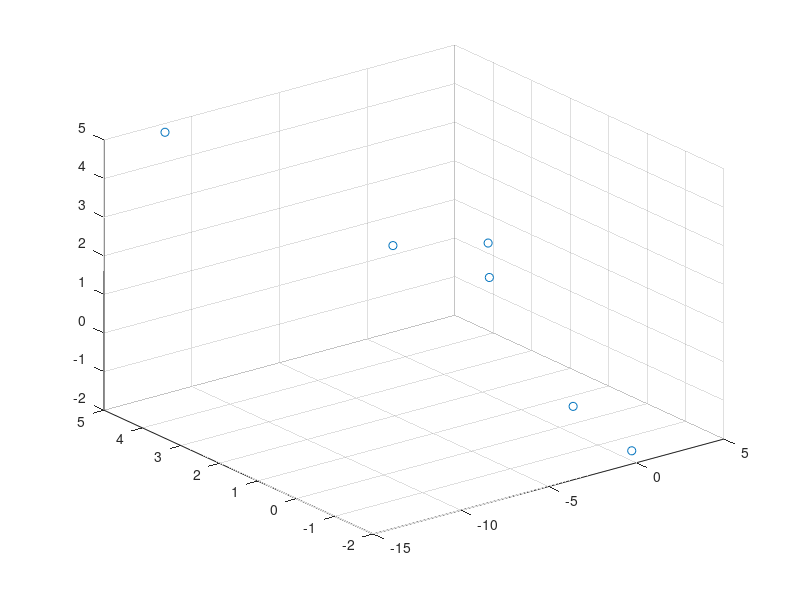
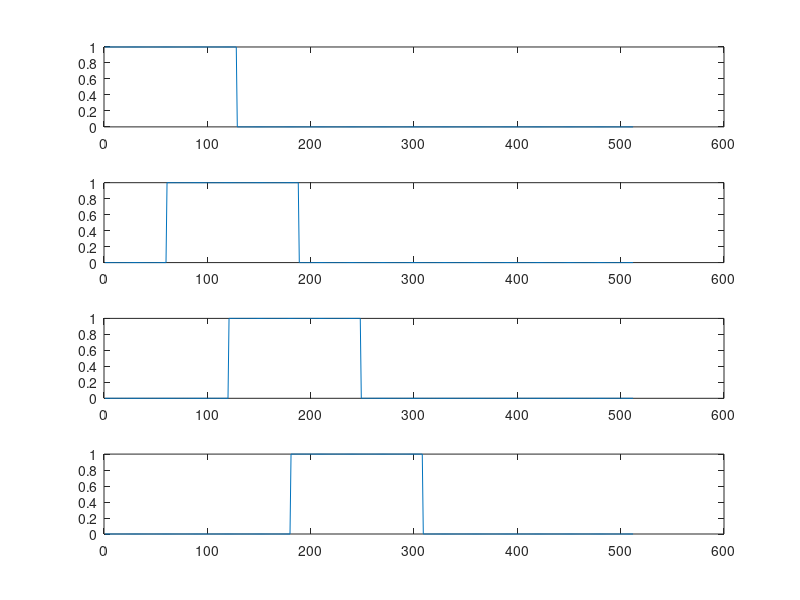
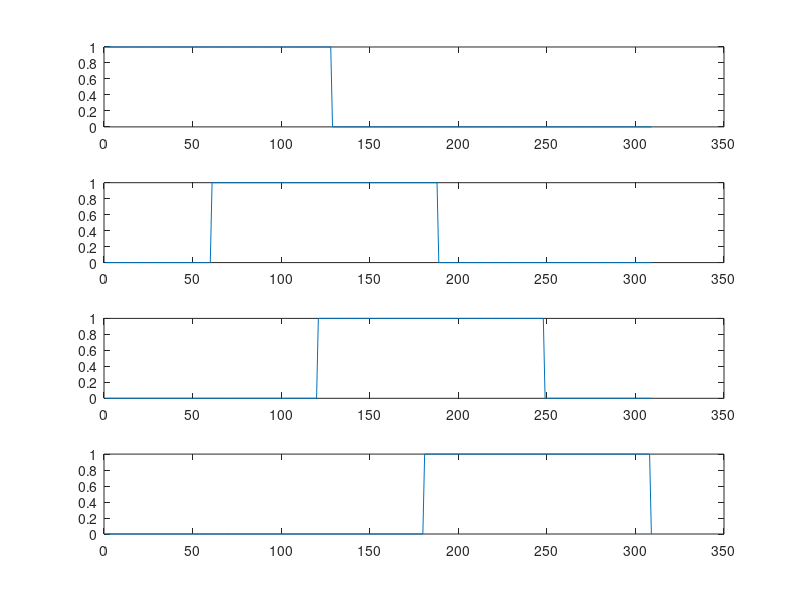
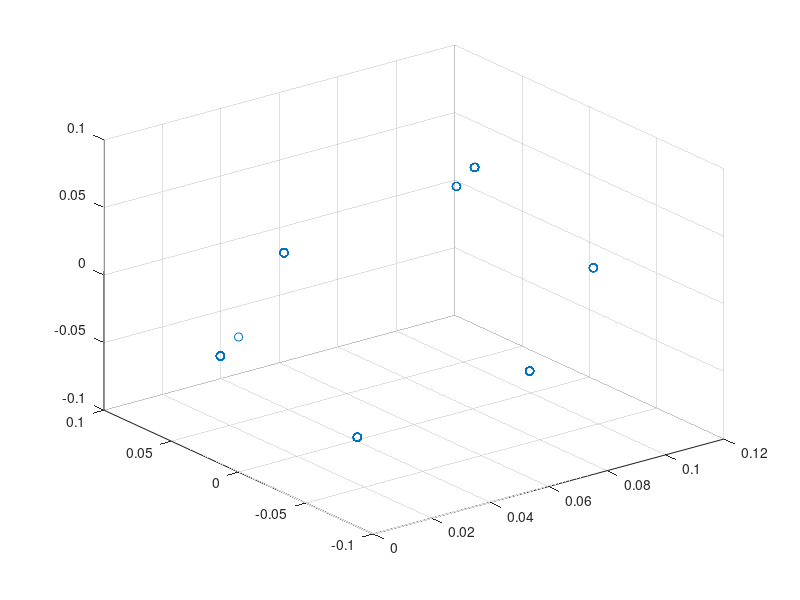

MATLAB code for these plots, in order: (Note: this script raises an error after producing the figures.)
%--------------------------------------------------------------------------
% This is the main function for running SSC. 
% Load the DxN matrix X representing N data points in the D dim. space 
% living in a union of n low-dim. subspaces.
% The projection step onto the r-dimensional space is arbitrary and can 
% be skipped. In the case of using projection there are different types of 
% projections possible: 'NormalProj', 'BernoulliProj', 'PCA'. Please refer 
% to DataProjection.m for more information.
%--------------------------------------------------------------------------
% X: DxN matrix of N points in D-dim. space living in n low-dim. subspaces
% s: groundtruth for the segmentation
% n: number of subspaces
% r: dimension of the projection e.g. r = d*n (d: max subspace dim.)
% Cst: 1 if using the constraint sum(c)=1 in Lasso, else 0
% OptM: optimization method {'L1Perfect','L1Noise','Lasso','L1ED'}, see 
% SparseCoefRecovery.m for more information
% lambda: regularization parameter for 'Lasso' typically in [0.001,0.01] 
% or the noise level for 'L1Noise'. See SparseCoefRecovery.m for more 
% information.
% K: number of largest coefficients to pick in order to build the
% similarity graph, typically K = max{subspace dimensions} 
% Missrate: vector of misclassification rates
%--------------------------------------------------------------------------
% In order to run the code CVX package must be installed in Matlab. It can 
% be downlaoded from http://cvxr.com/cvx/download
%--------------------------------------------------------------------------
% Copyright @ Ehsan Elhamifar, 2010
%--------------------------------------------------------------------------

clc, clear all, close all
D = 64; %Dimension of ambient space
n = 4; %Number of subspaces
% d1 = 2; d2 = 1; %d1 and d2: dimension of subspace 1 and 2
d1=2; d2=2;d3=2;d4=3;d5=2;d6=3;d7=2;
N1 = 20; N2 = 20; %N1 and N2: number of points in subspace 1 and 2
N3=20;N4=20;N5=20;N6=20;N7=20;
X1 = randn(D,d1) * randn(d1,N1); %Generating N1 points in a d1 dim. subspace
X2 = randn(D,d2) * randn(d2,N2); %Generating N2 points in a d2 dim. subspace
X3 = randn(D,d3) * randn(d3,N3); %Generating N2 points in a d2 dim. subspace

X4 = randn(D,d4) * randn(d4,N4); %Generating N2 points in a d2 dim. subspace
X5 = randn(D,d5) * randn(d5,N5); %Generating N2 points in a d2 dim. subspace
X6 = randn(D,d6) * randn(d6,N6); %Generating N2 points in a d2 dim. subspace
X7 = randn(D,d7) * randn(d7,N7); %Generating N2 points in a d2 dim. subspace

% X = [X1 X2 X3 X4 X5 X6 X7];
% s = [1*ones(1,N1) 2*ones(1,N2) 3*ones(1,N3)  4*ones(1,N4) 5*ones(1,N5) 6*ones(1,N6) 7*ones(1,N7)]; %Generating the ground-truth for evaluating clustering results

X = [X1 X2 X3 ];
[coeff, score, latent, tsquared, explained, mu] =pca(X');
scatter3(score(1,:),score(2,:),score(3,:))
s = [1*ones(1,N1) 2*ones(1,N2) 3*ones(1,N3)  ]; %Generating the ground-truth for evaluating clustering results
%%
clear S
Fs=512;
L=128;
S=zeros(4,Fs);
Cosine= tukeywin(L,0)';
S(1,:)=[Cosine zeros(1,3*L)] ;%figure,plot(S);
S(2,:)=[zeros(1,60) Cosine zeros(1,Fs-(L+60))];
S(3,:)=[zeros(1,60*2) Cosine zeros(1,Fs-(L+2*60)) ];
S(4,:)=[zeros(1,60*3) Cosine zeros(1,Fs-(L+3*60))];
figure,
subplot(4,1,1)
plot(1:Fs,S(1,:))
subplot(4,1,2)

plot(1:Fs,S(2,:))
subplot(4,1,3)

plot(1:Fs,S(3,:))
subplot(4,1,4)

plot(1:Fs,S(4,:))
S=S(:,1:309);
figure,
subplot(4,1,1)
plot(1:309,S(1,:))
subplot(4,1,2)

plot(1:309,S(2,:))
subplot(4,1,3)

plot(1:309,S(3,:))
subplot(4,1,4)

plot(1:309,S(4,:))
X=randn(64, size(S,1))*S;
[coeff,score,latent,tsquared] =pca(X);
figure,scatter3(coeff(:,1),coeff(:,2),coeff(:,3));
%%
Iter_Num=100; % The number of iteration
m=[64]; % The number of sensors a.k.a the ambient dimension
n=[4];% The number of sources (ith row correspond ith elemnet in m_set
k=1;
% m_Set=[3]; % The number of sensors a.k.a the ambient dimension
% n_Set=[7];% The number of sources (ith row correspond ith elemnet in m_set

% SNR_Add=[30]; % SNR values of additive noise
Sigma_Off=[0]; % Parameter controls the standard deviation of normal noise over the active lements

T= 200;%c*30; %1000; % The Number of data poins a.k.a the number of samples (time points)
% zero sources (non-strict saprsity)
AMode=1; % k-SCA Condition for A is satisfied
Iter_Num_A=1000;% The number of iteration to generate a good mixing matrix
Rank_Th_A=0.1; % to generate a good mixing matrix
Th_RansacSubspace=1e-5;% RANSAC Threshold in Distance Function for subspace estimation
ThBBC=1e-3; %BBC clustering for mixing idetification
Th_RansacMixing=1e-5;% RANSAC Threshold in Distance Function for mixing matrix identifiation

DualMode=0; %Twice subpspace clusteing
BAS_Set=[];NMSE_Set=[];Norm2Error_Set=[];Sub_Error_Set=[];Error_Set=[];
%%'kSCA';%'kSCA';% Uniform Sparse Component Mixing  %'MSCA'=>Multiple Sparse Component Mixing, 'PermKSCA'
MixingMode='kSCA';% {'kSCANoisy'%'PermkSCA'%kSCA';%'MSCA';%OnOffGauss};
Orth=0; %if Orth=1 A is orth
p=0.95;
% Sigma=0;
CT=0;
c=nchoosek(n,k); % The number of all possible r-dim subspaces
                N=zeros(1,c);
                N(1,:)=ceil(T/c); % N is the number of the subspaces in k-SCA mode
                for j=1:k
                    for i=1:nchoosek(n,j)
                        Nk(i,j)=ceil(ceil(T/k)/nchoosek(n,j));% N showes the number of each subspace in MSCA mode
                    end
                end
                e= 1-(1/c);%(c-1)/c;  % Probability that a point is an outlier
                %                     MaxIterEst=log(1-p)/log(1-(1-e)^k); %1e6;%log(1-p)/log(1-(1-e)^k);
                MaxIterEst=1e6;
                
                if MaxIterEst<1000% Sometimes if k=1, it happnes
                    MaxIterEst=1e4;
                end
                        Sigma=Sigma_Off(1);

[X,S,OrthA,A,Labels,SubspaceInds,SubspaceNum]=FnSparseComponentMixing(m,n,k,T,N,Nk,Sigma,Iter_Num_A,Rank_Th_A,AMode,MixingMode);
T=size(S,2);
figure,
subplot(4,1,1)
plot(1:T,S(1,:))
subplot(4,1,2)

plot(1:T,S(2,:))
subplot(4,1,3)

plot(1:T,S(3,:))
subplot(4,1,4)

plot(1:T,S(4,:))

[coeff,score,latent,tsquared] =pca(X');
% figure,scatter3(X(1,:), X(2,:), X(3,:))

figure,scatter3(score(:,1), score(:,2), score(:,3))
%%
r = 0; %Enter the projection dimension e.g. r = d*n, enter r = 0 to not project
Cst = 0; %Enter 1 to use the additional affine constraint sum(c) == 1
OptM = 'Lasso'; %OptM can be {'L1Perfect','L1Noise','Lasso','L1ED'}
lambda = 0.001; %Regularization parameter in 'Lasso' or the noise level for 'L1Noise'
K = max(d1,d2); %Number of top coefficients to build the similarity graph, enter K=0 for using the whole coefficients
if Cst == 1
    K = max(d1,d2) + 1; %For affine subspaces, the number of coefficients to pick is dimension + 1 
end
r=c*k;
Xp = DataProjection(X,r,'NormalProj');
[A,B]=kmeans(Xp',2);
CMat = SparseCoefRecovery(Xp,Cst,OptM,lambda);
[CMatC,sc,OutlierIndx,Fail] = OutlierDetection(CMat,s);
if (Fail == 0)
    CKSym = BuildAdjacency(CMatC(1:T,1:T),k+1);
    [Grps , SingVals, LapKernel] = FnSpectralClustering(CKSym,c);
    figure,stem(Grps(:,1))
    Missrate = Misclassification(Grps,Labels)
   [ClusterinError1,ClusterinError2]=FnSubspaceClusteringErrorFinder(Grps(:,1),Labels)

    [idx,Clus]=kmeans(X',n);
        figure,stem(idx)
           [ClusterinError_km,ClusterinError_km]=FnSubspaceClusteringErrorFinder(idx,Labels)

    Missrate2 = Misclassification(idx',Labels)

%     save Lasso_001.mat CMat CKSym Missrate SingVals LapKernel Fail
else
    save Lasso_001.mat CMat Fail
end